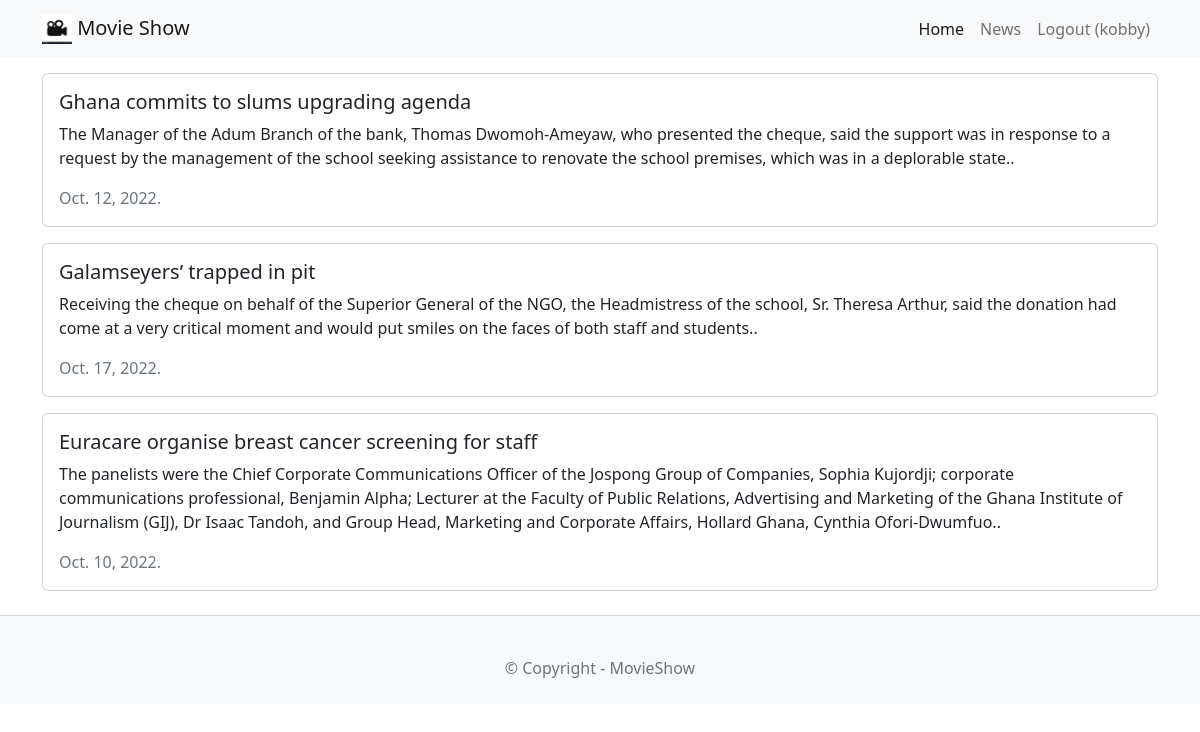
Page /news/ (signed in) on the committed database.
### news/models.py (models this page shows, shortened)
class News(models.Model):
    headline = models.CharField(max_length=150)
    body = models.TextField()
    date = models.DateField()

### news/views.py (the view)
# urls.py: path('', newsView, name='news-home')
def newsView(request):
    news_obj = News.objects.all()
    context = {
        'newss': news_obj
    }
    return render(request,'news/news.html', context)

### templates/news/news.html
{% extends 'base.html' %}
{% block content %}
{% for news in newss %}
<div class="card mt-3">
  <div class="card-body">
    <h5 class="card-title">{{news.headline}}</h5>
    <p class="card-text">{{news.body}}.</p>
    <p class="card-text text-muted">{{news.date}}.</p>
  </div>
</div>
{% endfor %}
{% endblock content %}

### templates/base.html (shortened to what this page needs)
<!DOCTYPE html>
<html lang="en">
<head>
    <link href="https://cdn.jsdelivr.net/npm/bootstrap@5.2.2/dist/css/bootstrap.min.css" rel="stylesheet">
</head>
<body>
    <nav class="navbar navbar-expand-lg bg-light">
        <div class="container">
          <a class="navbar-brand" href="{%url 'movie:home'%}">
            {% load static %}
            <img src="{%static 'images/movie.jpg'%}" width="30" height="30" class="d-inline-block align-text-top">
            Movie Show</a>
          <div class="collapse navbar-collapse" id="navbarNavDropdown">
            <ul class="navbar-nav ms-auto">
              <li class="nav-item">
                <a class="nav-link active" aria-current="page" href="{%url 'movie:home'%}">Home</a>
              </li>
              <li class="nav-item">
                <a class="nav-link" href="{%url 'news:news-home'%}">News</a>
              </li>
              {% if user.is_authenticated %}
                <a class="nav-link"
                href="{%url 'accounts:logout'%}">
                Logout ({{ user.username }})
                </a>
              {% endif %}
            </ul>
          </div>
        </div>
      </nav>
    <div class="container">
        {% block content %}{% endblock content %}
    </div>
        <footer class="text-center text-lg-start bg-light
        text-muted mt-4">
        <hr>
        <div class="text-center p-4">
        © Copyright - <span>MovieShow</span>
        </div>
        </footer>
</body>
</html>

### rows in the picture
News: headline "Ghana commits to slums upgrading agenda", body "The Manager of the Adum Branch of the bank, Thomas Dwomoh-Ameyaw, who presented the cheque, said the support was in response to a request by the management of the school seeking assistance to renovate the school premises, which was in a deplorable state.", date "Oct. 12, 2022"
News: headline "Galamseyers’ trapped in pit", body "Receiving the cheque on behalf of the Superior General of the NGO, the Headmistress of the school, Sr. Theresa Arthur, said the donation had come at a very critical moment and would put smiles on the faces of both staff and students.", date "Oct. 17, 2022"
News: headline "Euracare organise breast cancer screening for staff", body "The panelists were the Chief Corporate Communications Officer of the Jospong Group of Companies, Sophia Kujordji; corporate communications professional, Benjamin Alpha; Lecturer at the Faculty of Public Relations, Advertising and Marketing of the Ghana Institute of Journalism (GIJ), Dr Isaac Tandoh, and Group Head, Marketing and Corporate Affairs, Hollard Ghana, Cynthia Ofori-Dwumfuo.", date "Oct. 10, 2022"

### other values in the picture
{{ user.username }} "kobby"
